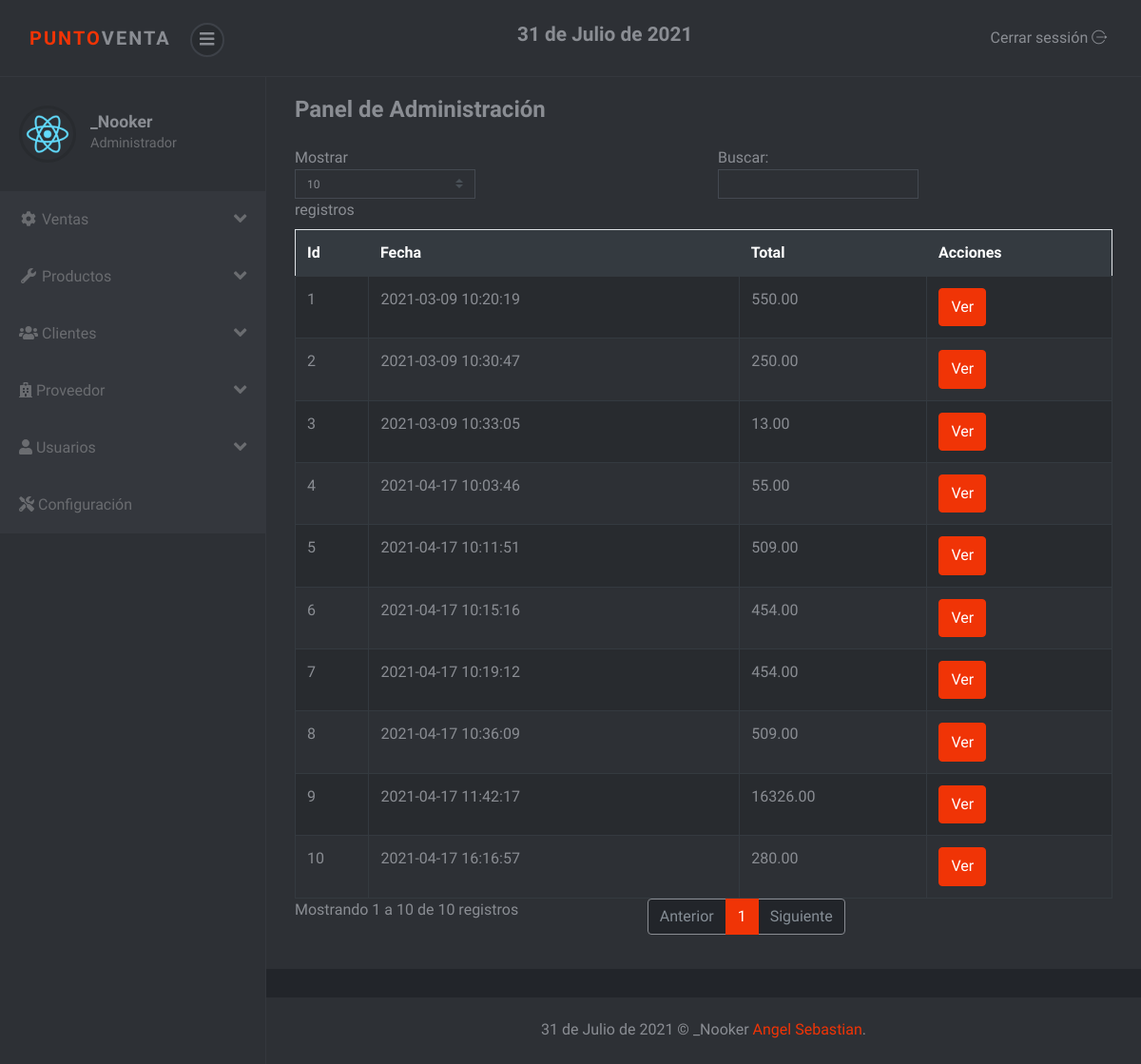
The app's page /sistema/ventas.php (signed in) with its own data.
### tables this page shows
CREATE TABLE `factura` (
  `nofactura` int(11) NOT NULL,
  `fecha` datetime NOT NULL DEFAULT current_timestamp(),
  `usuario` int(11) NOT NULL,
  `codcliente` int(11) NOT NULL,
  `totalfactura` decimal(10,2) NOT NULL,
  `estado` int(11) NOT NULL DEFAULT 1
);

### sistema/ventas.php (the view, shortened to what this page needs)
<?php include_once "includes/header.php"; ?>
<div class="container-fluid">
	<div class="d-sm-flex align-items-center justify-content-between mb-4">
		<h1 class="h3 mb-0 text-gray-800">Panel de Administración</h1>
	</div>
	<div class="row">
		<div class="col-lg-12">
			<div class="table-responsive">
				<table class="table table-striped table-bordered" id="table">
					<thead class="thead-dark">
						<tr>
							<th>Id</th>
							<th>Fecha</th>
							<th>Total</th>
							<th>Acciones</th>
						</tr>
					</thead>
					<tbody>
						<?php
						require "../conexion.php";
						$query = mysqli_query($conexion, "SELECT nofactura, fecha,codcliente, totalfactura, estado FROM factura ORDER BY nofactura DESC");
						$cli = mysqli_num_rows($query);
						if ($cli > 0) {
							while ($dato = mysqli_fetch_array($query)) {
						?>
								<tr>
									<td><?php echo $dato['nofactura']; ?></td>
									<td><?php echo $dato['fecha']; ?></td>
									<td><?php echo $dato['totalfactura']; ?></td>
									<td>
										<button type="button" class="btn btn-primary view_factura" cl="<?php echo $dato['codcliente'];  ?>" f="<?php echo $dato['nofactura']; ?>">Ver</button>
									</td>
								</tr>
						<?php }
						} ?>
					</tbody>
				</table>
			</div>
		</div>
	</div>
</div>
<?php include_once "includes/footer.php"; ?>

### sistema/css/style.violet.css (style rules this page uses)
body { position: relative; }
button { cursor: pointer; }
button, input[type='submit'] { cursor: pointer; font-family: inherit; font-weight: 300 !important; }
.table { margin-bottom: 0; color: #8a8d93; }
.table td, .table th { border-color: #343a40; }
.table thead th { border: none; }
.table-striped tbody tr { -webkit-transition: all 0.3s; transition: all 0.3s; }
.table-striped tbody tr:nth-of-type(odd) { background-color: #282b2f; }
.table-bordered td, .table-bordered th { border-color: #343a40; }
.btn { font-weight: 400; border: 1px solid transparent; padding: 0.45rem 0.75rem; font-size: 1rem; line-height: 1.5; border-radius: 0.25rem; -webkit-transition: color 0.15s ease-in-out, background-color 0.15s ease-in-out, border-color 0.15s ease-in-out, -webkit-box-shadow 0.15s ease-in-out; transition: color 0.15s ease-in-out, background-color 0.15s ease-in-out, border-color 0.15s ease-in-out, -webkit-box-shadow 0.15s ease-in-out; transition: color 0.15s ease-in-out, background-color 0.15s ease-in-out, border-color 0.15s ease-in-out, box-shadow 0.15s ease-in-out; transition: color 0.15s ease-in-out, background-color 0.15s ease-in-out, border-color 0.15s ease-in-out, box-shadow 0.15s ease-in-out, -webkit-box-shadow 0.15s ease-in-out; }
.btn-primary { color: color-yiq(#f03406); background-color: #f03406; border-color: #f03406; }
body { font-family: "Muli", sans-serif; font-size: 1rem; font-weight: 400; line-height: 1.5; color: #8a8d93; background-color: #fff; }
h1, h2, h3, h4, h5, h6, .h1, .h2, .h3, .h4, .h5, .h6 { margin-bottom: 0.5rem; font-family: inherit; font-weight: 700; line-height: 1.2; color: inherit; }
h1, .h1 { font-size: 2.5rem; }
h3, .h3 { font-size: 1.5rem; }

### records on screen
factura: nofactura "10", fecha "2021-04-17 16:16:57", totalfactura "280.00"
factura: nofactura "9", fecha "2021-04-17 11:42:17", totalfactura "16326.00"
factura: nofactura "8", fecha "2021-04-17 10:36:09", totalfactura "509.00"
factura: nofactura "7", fecha "2021-04-17 10:19:12", totalfactura "454.00"
factura: nofactura "6", fecha "2021-04-17 10:15:16", totalfactura "454.00"
factura: nofactura "5", fecha "2021-04-17 10:11:51", totalfactura "509.00"
factura: nofactura "4", fecha "2021-04-17 10:03:46", totalfactura "55.00"
factura: nofactura "3", fecha "2021-03-09 10:33:05", totalfactura "13.00"
factura: nofactura "2", fecha "2021-03-09 10:30:47", totalfactura "250.00"
factura: nofactura "1", fecha "2021-03-09 10:20:19", totalfactura "550.00"

### other values on screen
fechaPeru() "31 de Julio de 2021"
$_SESSION['nombre'] "_Nooker"
